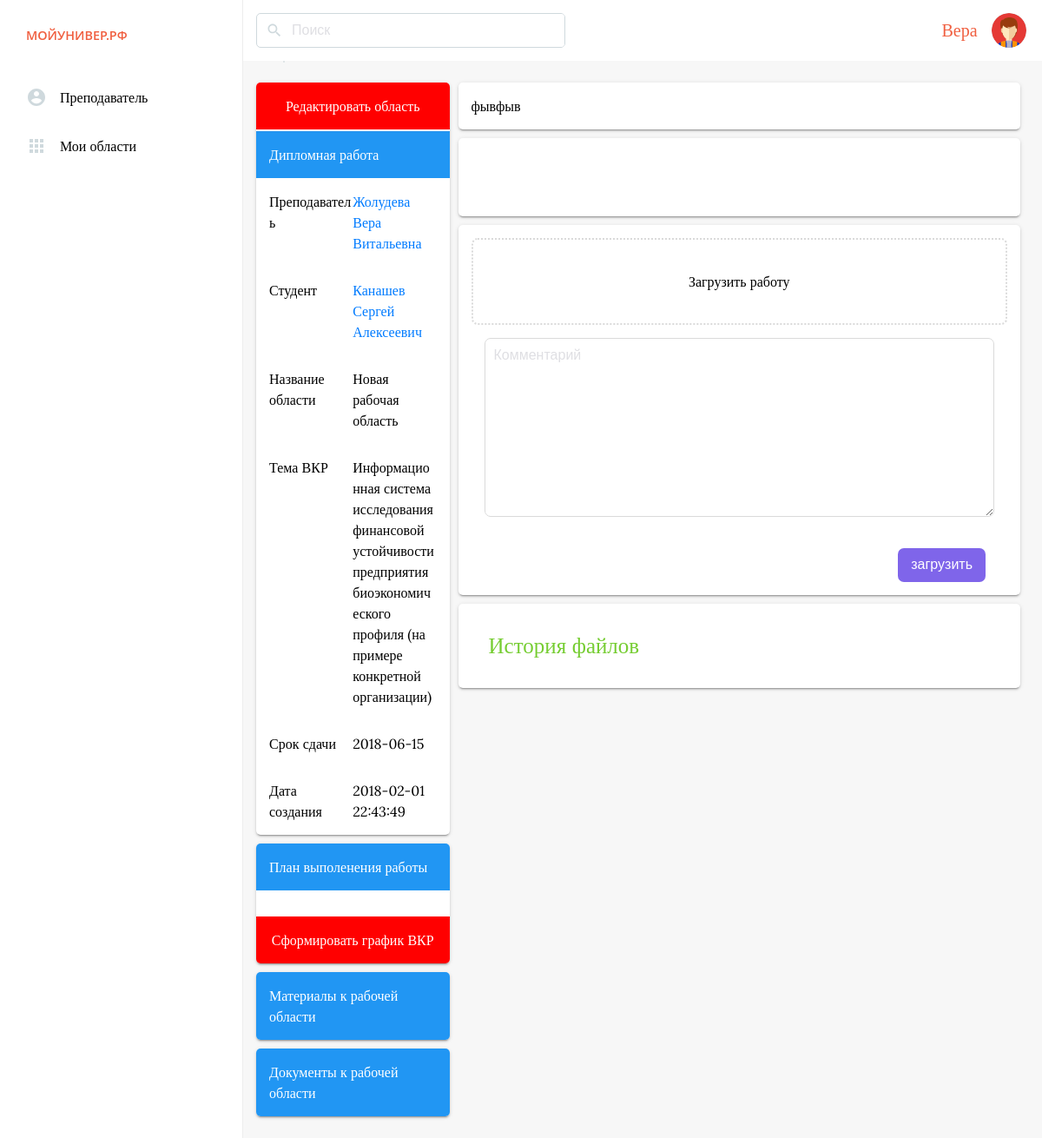
The page /my/dashboard/104 (signed in) on the database its author committed.
### tables this page shows
CREATE TABLE `users`  (
  `id_user` int(255) NOT NULL AUTO_INCREMENT COMMENT 'id пользователя',
  `login_user` text NULL COMMENT 'Логин пользователя',
  `name_user` text NULL COMMENT 'Имя пользователя',
  `surname_user` text NULL COMMENT 'Фамилия пользователя',
  `patronymic_user` text NULL COMMENT 'Отчество пользователя',
  `id_role_user` int(255) NULL DEFAULT NULL COMMENT 'Роль в системе',
  `password_user` text NULL COMMENT 'Пароль пользователя',
  `date_of_birth_user` text NULL COMMENT 'Дата рождения пользователя',
  `phone_user` varchar(255) NULL DEFAULT NULL COMMENT 'Телефон пользователя',
  `email_user` text NULL COMMENT 'Почта пользователя',
  `avatar_user` varchar(255) NULL DEFAULT 'default_avatar.png' COMMENT 'Аватарка пользователя',
  `array_setting_user` text NULL COMMENT 'Настройки пользователя',
  `sex_user` int(255) NULL DEFAULT NULL COMMENT 'Пол пользователя',
  `cover_user` varchar(255) NULL DEFAULT 'default_cover.jpg' COMMENT 'Обложка профиля',
  `blocking_user` int(255) NULL DEFAULT 0 COMMENT 'Заблокирован пользователь или нет, по умолчанию не заблокирован - 0',
  `date_of_registration` datetime(0) NULL DEFAULT NULL COMMENT 'Дата регистрации в системе',
  `id_workspace` varchar(255) NULL DEFAULT NULL COMMENT 'Рабочие области',
  `id_course` int(255) NULL DEFAULT NULL COMMENT 'Курс студента',
  PRIMARY KEY (`id_user`) USING BTREE,
  INDEX `id_role_user`(`id_role_user`) USING BTREE COMMENT 'Роль в системе',
  INDEX `id_course`(`id_course`) USING BTREE,
  CONSTRAINT `__course` FOREIGN KEY (`id_course`) REFERENCES `courses` (`id_course`) ON DELETE RESTRICT ON UPDATE CASCADE,
  CONSTRAINT `id_role_user` FOREIGN KEY (`id_role_user`) REFERENCES `roleof` (`id_role`) ON DELETE RESTRICT ON UPDATE CASCADE
);

CREATE TABLE `workspaces`  (
  `id_workspace` int(255) NOT NULL AUTO_INCREMENT COMMENT 'id -рабочей области',
  `name_workspace` varchar(255) NULL DEFAULT NULL COMMENT 'Название рабочей области',
  `date_of_creation` text NULL COMMENT 'Дата создания области',
  `id_teachers` int(255) NULL DEFAULT NULL COMMENT 'id - учителя',
  `deadline` varchar(255) NULL DEFAULT NULL COMMENT 'Дата сдачи работы',
  `execution_plan` text NULL COMMENT 'План выполнения (даты)',
  `cover_workspace` varchar(255) NULL DEFAULT 'default_cover.jpg' COMMENT 'Обложка',
  `id_student` int(255) NULL DEFAULT NULL COMMENT 'Участник',
  `status_workspace` int(255) NULL DEFAULT NULL COMMENT 'Статус рабочей области',
  `admission` int(255) NULL DEFAULT NULL COMMENT 'Допуск к ВКР',
  `description` text NULL COMMENT 'Описание к рабочей области',
  `teme` varchar(255) NULL DEFAULT NULL COMMENT 'Тема',
  `delete_student` varchar(255) NULL DEFAULT NULL COMMENT 'ФИО Удаленного студента',
  `delete_teacher` varchar(255) NULL DEFAULT NULL COMMENT 'ФИО Удаленного учителя',
  `archive` int(255) NULL DEFAULT NULL COMMENT 'Архивная область или нет',
  PRIMARY KEY (`id_workspace`) USING BTREE,
  INDEX `teachers`(`id_teachers`) USING BTREE COMMENT 'id - учителя',
  INDEX `id_student`(`id_student`) USING BTREE COMMENT 'Участник',
  CONSTRAINT `id_student` FOREIGN KEY (`id_student`) REFERENCES `students` (`id_student`) ON DELETE RESTRICT ON UPDATE CASCADE,
  CONSTRAINT `id_teachers__` FOREIGN KEY (`id_teachers`) REFERENCES `teachers` (`id_teachers`) ON DELETE RESTRICT ON UPDATE CASCADE
);

CREATE TABLE `students`  (
  `id_student` int(255) NOT NULL AUTO_INCREMENT COMMENT 'id Студента',
  `id_user` int(255) NULL DEFAULT NULL COMMENT 'id Пользователя',
  `id_course` int(255) NULL DEFAULT NULL COMMENT 'курс студента',
  `record_book_student` text NULL COMMENT 'Номер зачетной книжки студента',
  `id_specialty` int(255) NULL DEFAULT NULL COMMENT 'Id специальности',
  `id_form_of_training` int(255) NULL DEFAULT NULL COMMENT 'id формы обучения',
  `id_group` int(255) NULL DEFAULT NULL COMMENT 'id группы ',
  `theme_vkr` varchar(255) NULL DEFAULT NULL COMMENT 'Тема ВКР',
  `evaluation_vkr` varchar(255) NULL DEFAULT NULL COMMENT 'Оценка за ВКР',
  PRIMARY KEY (`id_student`) USING BTREE,
  INDEX `id_user`(`id_user`) USING BTREE COMMENT 'Пользователь ',
  INDEX `id_course`(`id_course`) USING BTREE COMMENT 'Курс обучения студента',
  INDEX `id_form_of_training`(`id_form_of_training`) USING BTREE COMMENT 'Форма обучения',
  INDEX `id_specialty`(`id_specialty`) USING BTREE COMMENT 'Название специальности',
  INDEX `id_group`(`id_group`) USING BTREE COMMENT 'Группа',
  CONSTRAINT `id_course` FOREIGN KEY (`id_course`) REFERENCES `courses` (`id_course`) ON DELETE RESTRICT ON UPDATE CASCADE,
  CONSTRAINT `id_form_of_training` FOREIGN KEY (`id_form_of_training`) REFERENCES `forms_of_training` (`id_form_of_training`) ON DELETE RESTRICT ON UPDATE CASCADE,
  CONSTRAINT `id_specialty` FOREIGN KEY (`id_specialty`) REFERENCES `specialties` (`id_specialty`) ON DELETE RESTRICT ON UPDATE CASCADE,
  CONSTRAINT `id_user` FOREIGN KEY (`id_user`) REFERENCES `users` (`id_user`) ON DELETE RESTRICT ON UPDATE CASCADE
);

### app/bootstrap.php (called while the page is built, shortened)
<?php
require_once 'core/view.php';
require_once 'class/db.php';
Route::start();

### index.php (called while the page is built, shortened)
<?
require_once 'app/bootstrap.php';

### app/class/db.php (called while the page is built, shortened)
<?
class Db
{
	private $db;
	function __construct()
	{
		$host = '127.0.0.1';
		$db   = 'my_university';
		$user = 'root';
		$pass = '';
		$charset = 'utf8';
		$dsn = "mysql:host=$host;dbname=$db;charset=$charset";
		$opt = [
			PDO::ATTR_ERRMODE            => PDO::ERRMODE_EXCEPTION,
			PDO::ATTR_DEFAULT_FETCH_MODE => PDO::FETCH_ASSOC,
			PDO::ATTR_EMULATE_PREPARES   => false,
		];
		$this ->db = new PDO($dsn, $user, $pass, $opt);
	}
	public function db_query_param_where_column($table, $param, $value, $get_column = '')
	{
		if ($get_column) {
			$sql =  "SELECT $get_column FROM $table WHERE $param = '$value'";
		}else{
			$sql =  "SELECT * FROM $table WHERE $param = '$value'";
		}
		$result = $this->db->query($sql)->fetchAll();
		if ($result) {
			return $result;
		} else{
			return 0;
		}
	}
}

### app/models/model_my.php (called while the page is built, shortened)
<?
class Model_my extends Model
{
	public function getAllInfoWorkspace($action_id)
	{
		$db = new Db();
		$array_workspace = $db-> db_query_param_where_column("workspaces", "id_workspace", $action_id);
		$array_workspace_answers = $db-> db_query_param_where_column("answers_to_workspace", "id_workspace", $action_id);
		$array = array(
			"array_workspace" => $array_workspace,
			"array_workspace_answers" => $array_workspace_answers,
		);
		return $array;
	}
}

### app/views/my_dashboard_view.php (the view, shortened to what this page needs)
<?
$db = new Db();
$teacher = $db -> db_query_param_where_column("teachers", "id_teachers",$data['array_workspace'][0]["id_teachers"], "id_user");
$teacher_info  = $db -> db_query_param_where_column("users", "id_user",$teacher[0]["id_user"], "id_user, name_user, surname_user,patronymic_user ");
$theme = $db->db_query_param_where_column("workspaces", "id_workspace", $data['array_workspace'][0]["id_workspace"], "teme, id_student");
$student_info  = $db -> db_query_param_where_column("students", "id_student",$theme[0]["id_student"], "id_user, theme_vkr");
$student_info_full  = $db -> db_query_param_where_column("users", "id_user",$student_info[0]["id_user"], "id_user, name_user, surname_user,patronymic_user ");
?>
<div class='content'>
	<div class="row clearfix">
		<div class="row-3 ">
			<div class="row profile margin-10-0 padding-0">
				<?php if ($_SESSION['user']['access_role'] == '20'): ?>
					<div class="row  bg-red" style="text-align: center; margin-bottom: 2px; "><a href="/edit/dashboard/<?echo $data['array_workspace'][0]["id_workspace"]?>" style="color:#fff;">Редактировать область</a></div>
				<?php endif ?>
				<div class="row row-title bg-blue">Дипломная работа	</div>
				<div class="row row-info clearfix">
					<div class="row-2">Преподаватель</div>
					<div class="row-2"><a href="/user/id/<? echo $teacher_info[0]["id_user"] ?>"><?
					echo $teacher_info[0]["surname_user"]." ".$teacher_info[0]["name_user"]." ".$teacher_info[0]["patronymic_user"];
					?></a></div>
				</div>
				<div class="row row-info clearfix">
					<div class="row-2">Студент</div>
					<div class="row-2"><a href="/user/id/<? echo $student_info[0]["id_user"] ?>"><?
					echo $student_info_full[0]["surname_user"]." ".$student_info_full[0]["name_user"]." ".$student_info_full[0]["patronymic_user"];
					?></a></div>
				</div>
				<div class="row row-info clearfix">
					<div class="row-2">Название области</div>
					<div class="row-2"><?echo $data['array_workspace'][0]['name_workspace']?></div>
				</div>
				<div class="row row-info clearfix">
					<div class="row-2">Тема ВКР</div>
					<div class="row-2"><?  echo $student_info[0]["theme_vkr"]?></div>
				</div>
				<div class="row row-info clearfix">
					<div class="row-2">Срок сдачи</div>
					<div class="row-2"><?echo $data['array_workspace'][0]['deadline']?></div>
				</div>
				<div class="row row-info clearfix">
					<div class="row-2">Дата создания</div>
					<div class="row-2"><?echo $data['array_workspace'][0]['date_of_creation']?></div>
				</div>
			</div>
			<div class="row profile margin-10-0 padding-0">
				<div class="row row-title bg-blue">План выполенения работы</div>
				<div class="row clearfix">
				</div>
				<?php if ($_SESSION['user']['access_role'] == '20' OR $_SESSION['user']['access_role'] == "30" ): ?>
					<div class="row row-title bg-red" style="text-align: center;">
						<a href="/generation/vkr_plan/<?echo $data['array_workspace'][0]["id_workspace"]?>" style="color:#fff;"  target="_blank">Сформировать график ВКР</a>
					</div>
				<?php endif ?>
			</div>
			<div class='row profile margin-10-0 padding-0'>
				<div class='row row-title bg-blue'>Материалы к рабочей области</div>
			</div>
			<div class="row profile margin-10-0 padding-0">
				<div class="row row-title bg-blue">Документы к рабочей области</div>
			</div>
		</div>
		<div class="row-1 ">
			<div class="row profile margin-10">
				<?echo $data["array_workspace"][0]['description']?>
			</div>
			<div class="row profile margin-10 ">
				<div class="row clearfix"></div>
				<div class="row clearfix flex-align-center-justify-space-between">
				</div>
			</div>
			<?php if ($_SESSION['user']['access_role'] == '10' OR  $_SESSION['user']['access_role'] == '20' ): ?>
				<div class="row profile margin-10">
					<form action="/my/newFile_dashboard/<?echo $data['array_workspace'][0]["id_workspace"]?>" method='post' id='my_dashboard' enctype="multipart/form-data">
						<label for="new_document" class="row field-upload" style="width: 100%">Загрузить работу</label>
						<div class="row ">
							<textarea class='field-upload-comment' name="comment" id="" cols="30" rows="10" placeholder="Комментарий"></textarea>
						</div>
						<div class="row ">
							<input type="submit"  class="button color-violet float-right" value="загрузить">
						</div>
					</form>
				</div>
			<?php endif ?>
			<div class="row profile margin-10 ">
				<div class="row clearfix"><span class='row title-span margin-0-5'>История файлов </span></div>
			</div>
		</div>
	</div>
</div>
</div>

### assets/css/style.css (style rules this page uses)
* { font-family: 'Lora', serif; line-height: 1.5; font-size: 1em; }

### assets/css/main.css (style rules this page uses)
* { padding: 0; margin: 0; box-sizing: border-box; }
a { color: #007bff; cursor: pointer; }
html, body { width: 100%; height: 100%; background: #f7f7f7; }
.clearfix::after { content: ""; display: table; clear: both; }
.bg-red { background:red; color: #fff; }
.content { height: calc(100% - 70px); overflow:hidden; overflow-y: scroll; }
.padding-0 { padding: 0 !important; }
.margin-0-5 { padding: 0 5px !important; }
.margin-10-0 { margin: 10px 0 !important; }
.margin-10 { margin: 10px!important; }
.flex-align-center-justify-space-between { display: flex; justify-content: space-between; align-items: center; flex-wrap: wrap; }
.title-span { font-size: 25px; color: #76CD32; float: left; }
.button { padding: 10px 15px; display: inline-block; border-radius: 7px; margin:0 10px; outline: none; border: none; cursor: pointer; }
.color-violet { background: #7F65EA; color: #fff; }
.row { padding: 15px; }
.row-1 { width: 75%; float: left; }
.row-2 { width: 50%; float: left; word-wrap: break-word; }
.row-3 { width: 25%; float: left; }
.float-right { float: right !important; }
.field-upload { height: 100px; display: flex; justify-content: center; align-items: center; border: dotted 2px #dadada; border-radius: 7px; cursor: pointer; transition: all .3s ease; }
.field-upload-comment { min-width: 100%; max-width: 100%; min-height: 70px; border:solid 1px #dadada; border-radius: 7px; padding: 10px; }
.profile { background: #fff; box-shadow: 0 2px 2px 0 rgba(0,0,0,0.14), 0 3px 1px -2px rgba(0,0,0,0.2), 0 1px 5px 0 rgba(0,0,0,0.12); border-radius: 5px; overflow:hidden; position: relative; }
.row-form-auth > .dop-info-reset, .button-auth, select, label, input[type='text'], input[type='email'], input[type='password'], input[type='date'] { width: 90%; }
.bg-blue { background: #2196f3; color:#fff; }

### rows shown on the page
users: surname_user "Жолудева", name_user "Вера", patronymic_user "Витальевна"
users: surname_user "Канашев", name_user "Сергей", patronymic_user "Алексеевич"
workspaces: name_workspace "Новая рабочая область", deadline "2018-06-15", date_of_creation "2018-02-01 22:43:49", description "фывфыв"
students: theme_vkr "Информационная система исследования финансовой устойчивости предприятия биоэкономического профиля (на примере конкретной организации)"

### other values the page prints
$_SESSION['user']['name_role'] "Преподаватель"
$_SESSION['user']['name_user'] "Вера"
